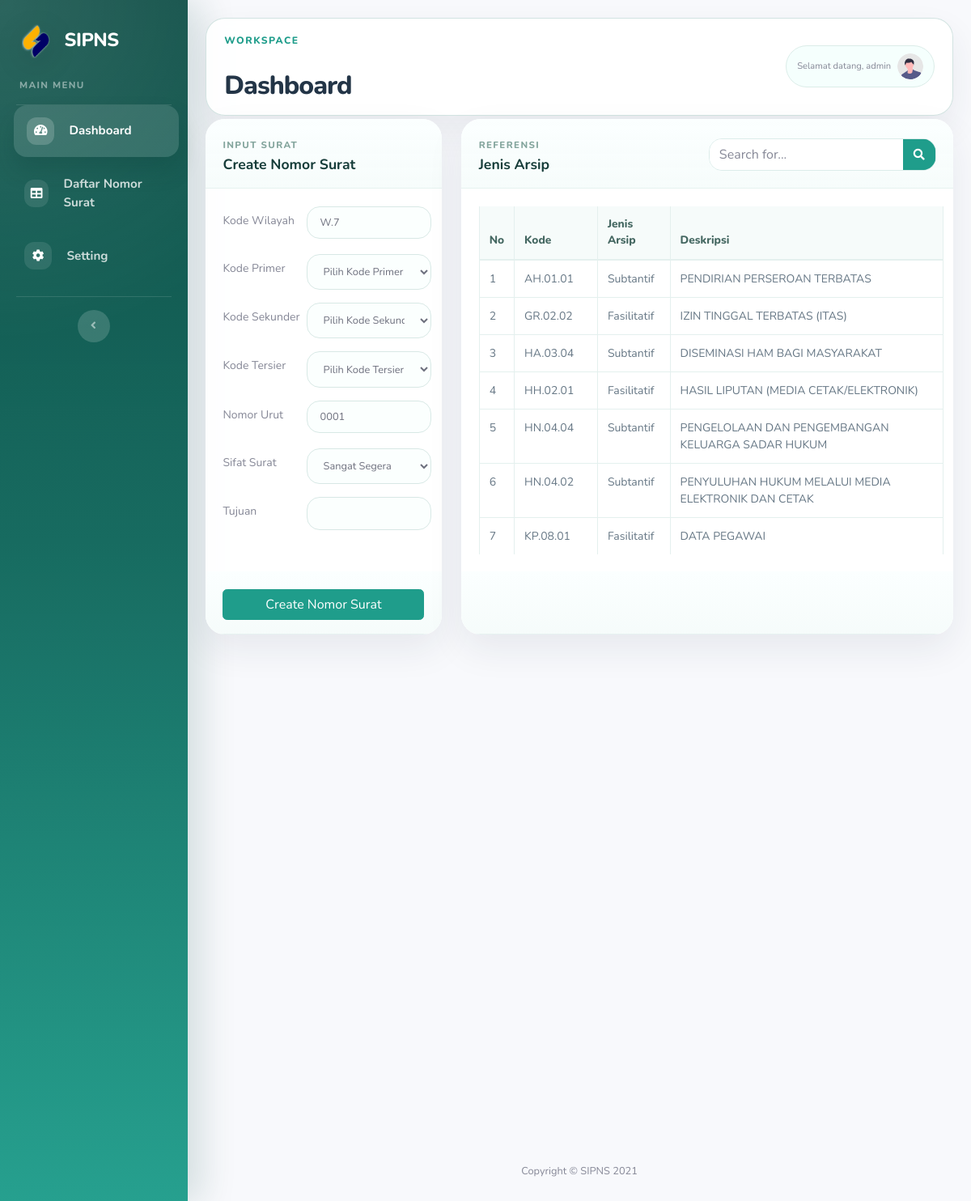
The page /home.php (signed in) on the database its author committed.
### tables this page shows
CREATE TABLE `registrasi`( 
	`idregis` VarChar( 50 ) NOT NULL,
	`nip` VarChar( 50 ) NOT NULL,
	`namakaryawan` VarChar( 100 ) NOT NULL,
	`email` VarChar( 50 ) NOT NULL,
	`username` VarChar( 50 ) NOT NULL,
	`password` VarChar( 50 ) NOT NULL,
	PRIMARY KEY ( `idregis` ),
	CONSTRAINT `password` UNIQUE( `password` ),
	CONSTRAINT `username` UNIQUE( `username` ) )
CHARACTER SET = latin1
COLLATE = latin1_swedish_ci;

CREATE TABLE `deskripsi`( 
	`iddeskripsi` VarChar( 50 ) NOT NULL,
	`idsekunder` VarChar( 50 ) NOT NULL,
	`kd_primer` VarChar( 50 ) NOT NULL,
	`kd_sekunder` VarChar( 50 ) NOT NULL,
	`kd_tersier` VarChar( 50 ) NOT NULL,
	`jenisarsip` VarChar( 50 ) NULL DEFAULT NULL,
	`deskripsi` VarChar( 500 ) NOT NULL,
	PRIMARY KEY ( `iddeskripsi`, `kd_primer`, `kd_sekunder`, `kd_tersier`, `deskripsi` ) )
CHARACTER SET = latin1
COLLATE = latin1_swedish_ci;

### home.php (the view, shortened to what this page needs)
<!DOCTYPE html>
<html lang="en">
<head>
    <link href="admin/vendor/fontawesome-free/css/all.min.css" rel="stylesheet" type="text/css">
    <link href="admin/css/sb-admin-2.min.css" rel="stylesheet">
    <link href="admin/css/theme-override.css" rel="stylesheet">
</head>
<body id="page-top" class="dashboard-page">
    <div id="wrapper">
        <ul class="navbar-nav bg-gradient-primary sidebar sidebar-dark accordion app-sidebar" id="accordionSidebar">
            <a class="sidebar-brand d-flex align-items-center justify-content-center" href="home.php">
                <div class="sidebar-brand-icon">
                    <img src="assets/img/logofav.png" alt="Logo SIPNS">
                </div>
                <div class="sidebar-brand-text mx-3">SIPNS</div>
            </a>
            <div class="sidebar-section-label">Main Menu</div>
            <hr class="sidebar-divider my-0">
            <li class="nav-item active">
                <a class="nav-link" href="home.php">
                    <i class="fas fa-fw fa-tachometer-alt"></i>
                    <span>Dashboard</span></a>
            </li>
            <li class="nav-item">
                <a class="nav-link collapsed" href="daftarsurat.php">
                    <i class="fas fa-fw fa-table"></i>
                    <span>Daftar Nomor Surat</span>
                </a>
            </li>
            <li class="nav-item">
                <a class="nav-link collapsed" href="setting.php" >
                    <i class="fas fa-fw fa-cog"></i>
                    <span>Setting</span>
                </a>
            </li>
            <hr class="sidebar-divider d-none d-md-block">
            <div class="text-center d-none d-md-inline">
                <button class="rounded-circle border-0" id="sidebarToggle"></button>
            </div>
        </ul>
        <div id="content-wrapper" class="d-flex flex-column">
            <div id="content">
                <nav class="navbar navbar-expand navbar-light bg-white topbar mb-4 static-top shadow app-topbar">
                    <div class="d-sm-flex align-items-center justify-content-between mb-4 app-page-heading">
                        <div>
                            <span class="app-page-kicker">Workspace</span>
                            <h1 class="h3 mb-0 text-gray-800">Dashboard</h1>
                        </div>
                    </div>
                    <ul class="navbar-nav ml-auto">
						<?php
							include "konek.php";
							$idregis=$_SESSION['idregis'];
							$query = "SELECT * FROM registrasi where idregis = '$idregis'";
							$sql = mysqli_query($connect, $query);
							$row = mysqli_num_rows($sql);
							if($row > 0){
								while($data = mysqli_fetch_array($sql)){
						?>
                        <li class="nav-item dropdown no-arrow app-user-nav">
                            <a class="nav-link dropdown-toggle" href="#" id="userDropdown" role="button"
                                data-toggle="dropdown" aria-haspopup="true" aria-expanded="false">
                                <span class="mr-2 d-none d-lg-inline text-gray-600 small top">Selamat datang, <?php echo $data['namakaryawan'] ?> </span>
                                <img class="img-profile rounded-circle"
                                    src="admin/img/undraw_profile.svg">
                            </a>
                        </li>
                    </ul>
                </nav>
                <div class="container-fluid app-content">
					 <div class="row app-dashboard-grid">
                        <div class="col-xl-4 col-lg-5">
                            <div class="card shadow mb-4 app-card app-form-card">
                                <div
                                    class="card-header py-3 d-flex flex-row align-items-center justify-content-between create">
                                    <div>
                                        <span class="app-card-kicker">Input Surat</span>
                                        <h6 class="m-0 font-weight-bold text-primary">Create Nomor Surat</h6>
                                    </div>
                                </div>
								<div class="card-body create">
                                    <form class="user" action="upload3.php" method="post">
									<div class="create in">
										<?php
										}
										}
										?>
                                        <div class="form-group">
											<label>Kode Wilayah</label>
                                            <input id="kd" type="text" name="kd_wilayah" class="form-control form-control-user" value="W.7" readonly="readonly"></input>
                                        </div>
                                        <div class="form-group">
											<label>Kode Primer</label>
                                           <select id="kd_primer" name="kd_primer" class="slc">
												<option value="">Pilih Kode Primer</option>
											</select>
                                        </div>
                                        <div class="form-group">
											<label>Kode Sekunder</label>
											<select class="slc" name="kd_sekunder" id="kd_sekunder">
											<option value="">Pilih Kode Sekunder</option>
										</select>
                                        </div>
                                        <div class="form-group">
											<label>Kode Tersier</label>
                                            <select id="kd_tersier" name="kd_tersier" class="slc" required>
											<option value="">Pilih Kode Tersier</option>
											</select>
                                        </div>
                                        <div class="form-group">
											<?php
											include "konek.php";
											$query = "SELECT max(nomorurut) as maxKode FROM klasifikasisurat";
											$hasil = mysqli_query($connect,$query);
											$data = mysqli_fetch_array($hasil);
											$kodeurut = $data['maxKode'];
											$noUrut = (int) substr($kodeurut, 0, 4);
											$noUrut++;
											$char = "";
											$kodeurut = $char . sprintf("%04s", $noUrut);
											?>
											<label>Nomor Urut</label>
                                            <input id="kd" type="text" name="nomorurut" class="form-control form-control-user" value="<?php echo $kodeurut;?>" readonly="readonly"></input>
                                        </div>
										<?php
											include "konek.php";
											$idregis=$_SESSION['idregis'];
											$query = "SELECT * FROM registrasi where idregis = '$idregis'";
											$sql = mysqli_query($connect, $query);
											$row = mysqli_num_rows($sql);
											if($row > 0){
												while($data = mysqli_fetch_array($sql)){
										?>
                                        <div class="form-group">
											<label>Sifat Surat</label>
											<select class="slc" name="sifat" id="">
												<option value="Sangat Segera" <?php echo $sifat == 'Sangat Segera' ? 'selected' : ''?>>Sangat Segera</option>
											</select>
                                        </div>
                                        <div class="form-group">
											<label>Tujuan</label>
											<input id="kd" type="text" name="tujuan" class="form-control form-control-user"></input>
                                        </div>
										 <div class="form-group">
											<label class="lb">Perihal Surat</label>
                                        </div>
										<?php
										}
										}
										?>
										</div>
								</div>
										 <div class="card-header py-3 d-flex flex-row align-items-center justify-content-between">
                                        <input name="submit" type="submit" class="btn btn-primary btn-user btn-block" value="Create Nomor Surat"></input>
                                        </div>
                            </div>
                        </div>
                        <div class="col-xl-8 col-lg-7">
                            <div class="card shadow mb-4 app-card app-table-card">
                                <div
                                    class="card-header py-3 d-flex flex-row align-items-center justify-content-between">
                                    <div>
                                        <span class="app-card-kicker">Referensi</span>
                                        <h6 class="m-0 font-weight-bold text-primary">Jenis Arsip</h6>
                                    </div>
									<form style="margin-right:0 !important;" class="d-none d-sm-inline-block form-inline mr-auto ml-md-3 my-2 my-md-0 mw-100 navbar-search app-search-form">
										<div class="input-group">
											<input style="background:#fff !important" type="text" class="form-control bg-light border-0 small" placeholder="Search for..."
												aria-label="Search" aria-describedby="basic-addon2" id="search">
											<div class="input-group-append">
												<button class="btn btn-primary" type="button">
													<i class="fas fa-search fa-sm"></i>
												</button>
											</div>
										</div>
									</form>
                                </div>
                                <div class="card-body create">
									<div class="create in">
									<div class="table-responsive">
										<table class="table table-bordered" id="dataTable" width="100%" cellspacing="0">
											<thead>
												<tr>
													<th>No</th>
													<th>Kode</th>
													<th>Jenis Arsip</th>
													<th>Deskripsi</th>
												</tr>
											</thead>
											<tbody>
                                            <?php
											include "konek.php";
											$no=1;
											$row =  mysqli_query($connect, "SELECT * FROM deskripsi ORDER BY kd_primer");
											while ($data = mysqli_fetch_array($row)) {
											?>
												<tr>
													<td><?= $no++;?></td>
													<td><?php echo $data['kd_primer'] ?><span>.</span><?php echo $data['kd_sekunder'] ?><span>.</span><?php echo $data['kd_tersier']  ?></td>
													<td><?php echo $data['jenisarsip'] ?></td>
													<td class="ds"><?php echo $data['deskripsi'] ?></td>
												</tr>
											<?php
											}
											?>
											</tbody>
										</table>
									</div>
									</div>
                                </div>
									<div class="card-header py-3 d-flex flex-row align-items-center justify-content-between">
                                        <div class="jns"></div>
                                        </div>
                            </div>
					</div>
					</div>
                </div>
            </div>
            <footer class="sticky-footer bg-white">
                <div class="container my-auto">
                    <div class="copyright text-center my-auto">
                        <span>Copyright &copy; SIPNS 2021</span>
                    </div>
                </div>
            </footer>
        </div>
    </div>
</body>
</html>

### home.php (style rules this page uses)
.top { display:block; }
.slc { width:60%;font-size: .8rem;float:right; border-radius: 10rem; padding: 0.7rem 1rem; line-height:1.5;border:1px solid #d1d3e2;color:#6e707e;font-weight:400; }
label { display: inline-block; margin-bottom: 0.5rem; float: left; line-height: 35px; }
.lb { float:none; }
.form-group { margin-bottom: 1rem; overflow: hidden; }
#kd { padding:1.2rem 1rem;width:60%;float:right; }
.text-gray-800 { color: #5a5c69 !important; padding-top: 25px; }
.card-header.py-3.create { padding:25px 20px !important }
.card-body.create { padding:1.25rem 0 1.25rem 1.25rem; }
.create.in { height: 340px; overflow: auto; padding-right: 20px; }
.h3.mb-0 { padding-left:10px !important; }
.jns { padding:19px; }

### rows shown on the page
registrasi: namakaryawan "admin"
deskripsi: kd_primer "AH", kd_sekunder "01", kd_tersier "01", jenisarsip "Subtantif", deskripsi "PENDIRIAN PERSEROAN TERBATAS"
deskripsi: kd_primer "GR", kd_sekunder "02", kd_tersier "02", jenisarsip "Fasilitatif", deskripsi "IZIN TINGGAL TERBATAS (ITAS)"
deskripsi: kd_primer "HA", kd_sekunder "03", kd_tersier "04", jenisarsip "Subtantif", deskripsi "DISEMINASI HAM BAGI MASYARAKAT"
deskripsi: kd_primer "HH", kd_sekunder "02", kd_tersier "01", jenisarsip "Fasilitatif", deskripsi "HASIL LIPUTAN (MEDIA CETAK/ELEKTRONIK)"
deskripsi: kd_primer "HN", kd_sekunder "04", kd_tersier "04", jenisarsip "Subtantif", deskripsi "PENGELOLAAN DAN PENGEMBANGAN KELUARGA SADAR HUKUM"
deskripsi: kd_primer "HN", kd_sekunder "04", kd_tersier "02", jenisarsip "Subtantif", deskripsi "PENYULUHAN HUKUM MELALUI MEDIA ELEKTRONIK DAN CETAK"
deskripsi: kd_primer "KP", kd_sekunder "08", kd_tersier "01", jenisarsip "Fasilitatif", deskripsi "DATA PEGAWAI"
